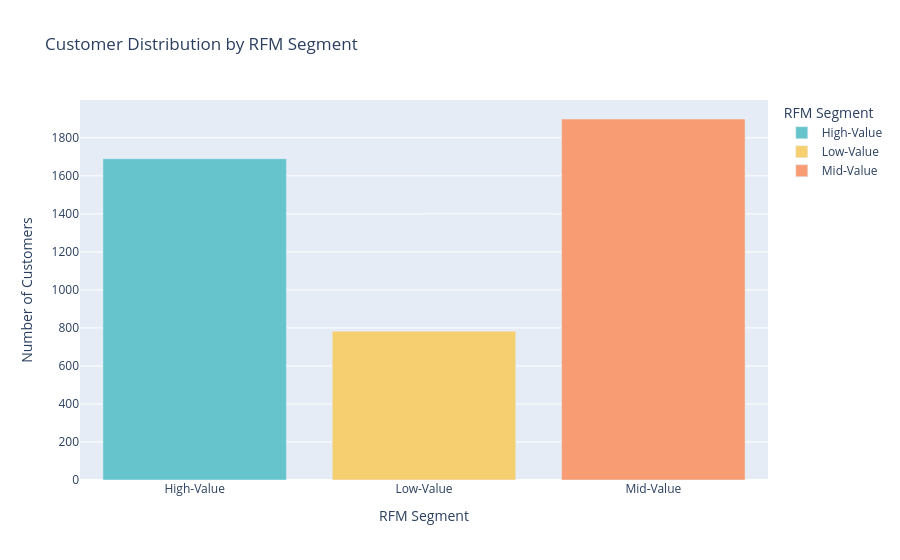

The notebook cell this image was saved under:
### Code cell
fig=px.bar(segment_counts, 
           x='RFM_segment', 
           y='count', 
           title='Customer Distribution by RFM Segment',
           labels={'RFM_segment':'RFM Segment', 'count':'Number of Customers'},
           color='RFM_segment',
           color_discrete_sequence=px.colors.qualitative.Pastel)


fig.show()

### Figure 1 — Plotly figure (JSON) as saved in the notebook; plotly's stock layout.template omitted (floating-point values rounded to 4 significant figures)
{"data": [{"hovertemplate": "RFM Segment=%{x}<br>Number of Customers=%{y}<extra></extra>", "legendgroup": "High-Value", "marker": {"color": "rgb(102, 197, 204)", "pattern": {"shape": ""}}, "name": "High-Value", "orientation": "v", "showlegend": true, "textposition": "auto", "type": "bar", "x": ["High-Value"], "xaxis": "x", "y": [1690], "yaxis": "y"}, {"hovertemplate": "RFM Segment=%{x}<br>Number of Customers=%{y}<extra></extra>", "legendgroup": "Low-Value", "marker": {"color": "rgb(246, 207, 113)", "pattern": {"shape": ""}}, "name": "Low-Value", "orientation": "v", "showlegend": true, "textposition": "auto", "type": "bar", "x": ["Low-Value"], "xaxis": "x", "y": [783], "yaxis": "y"}, {"hovertemplate": "RFM Segment=%{x}<br>Number of Customers=%{y}<extra></extra>", "legendgroup": "Mid-Value", "marker": {"color": "rgb(248, 156, 116)", "pattern": {"shape": ""}}, "name": "Mid-Value", "orientation": "v", "showlegend": true, "textposition": "auto", "type": "bar", "x": ["Mid-Value"], "xaxis": "x", "y": [1899], "yaxis": "y"}], "layout": {"barmode": "relative", "legend": {"title": {"text": "RFM Segment"}, "tracegroupgap": 0}, "title": {"text": "Customer Distribution by RFM Segment"}, "xaxis": {"anchor": "y", "categoryarray": ["High-Value", "Low-Value", "Mid-Value"], "categoryorder": "array", "domain": [0, 1], "title": {"text": "RFM Segment"}}, "yaxis": {"anchor": "x", "domain": [0, 1], "title": {"text": "Number of Customers"}}}}
